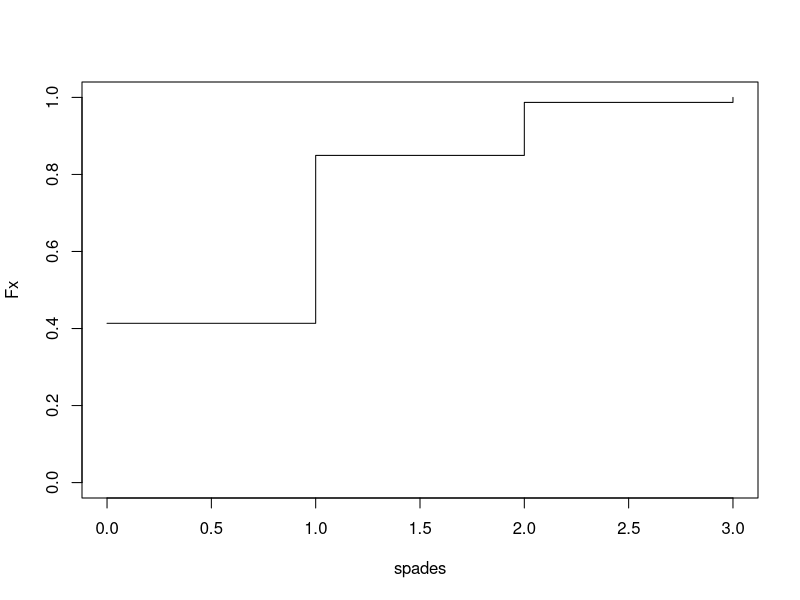
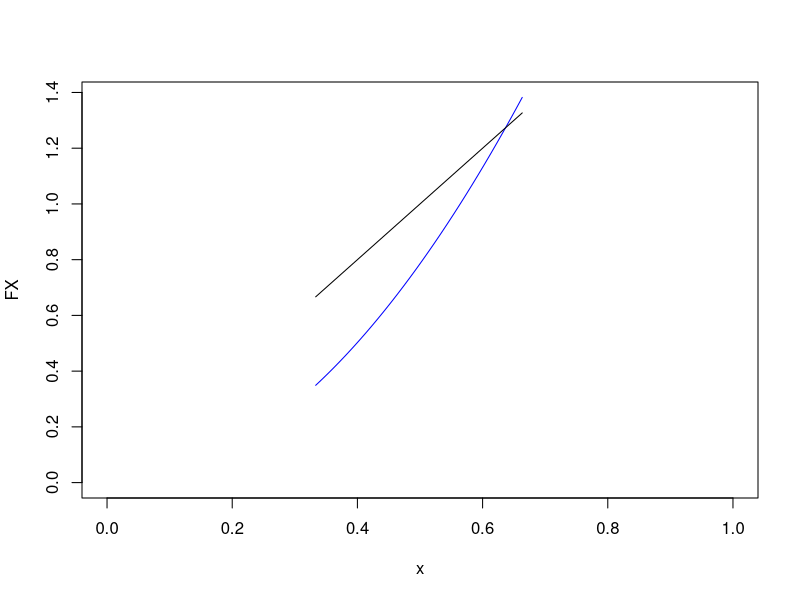
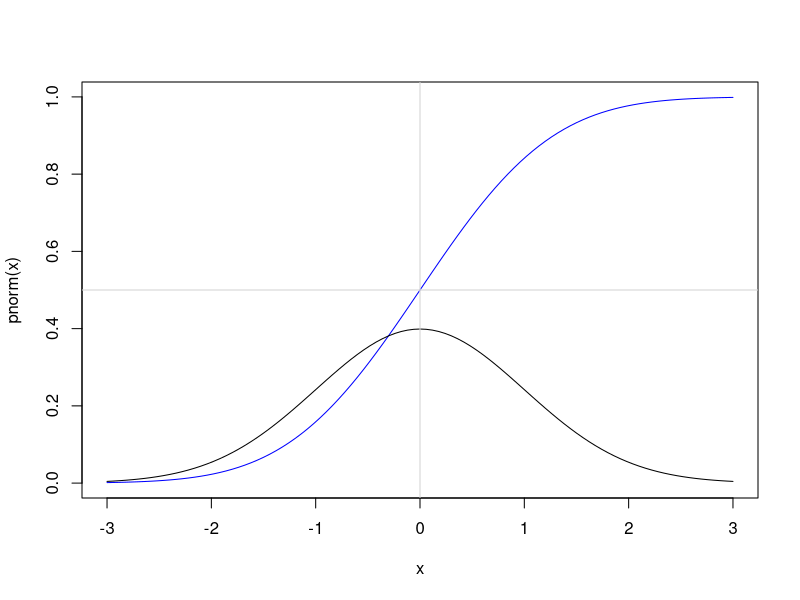
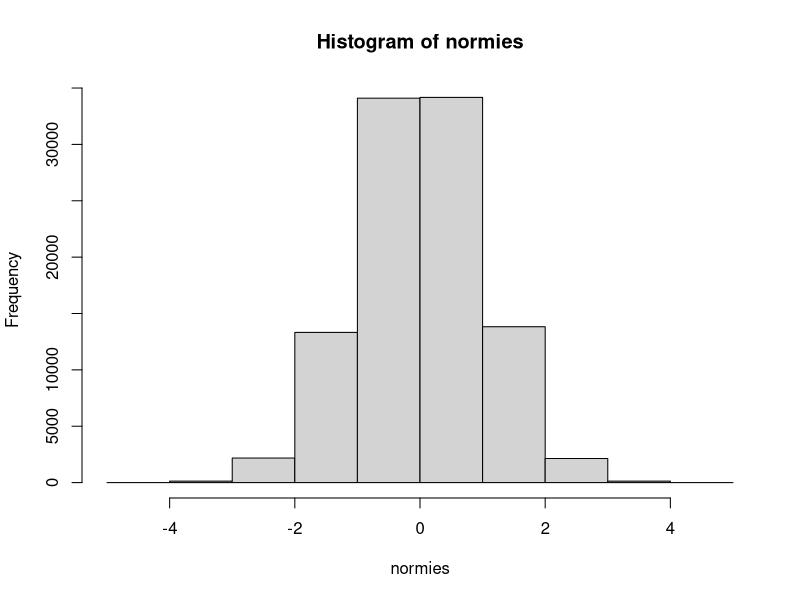
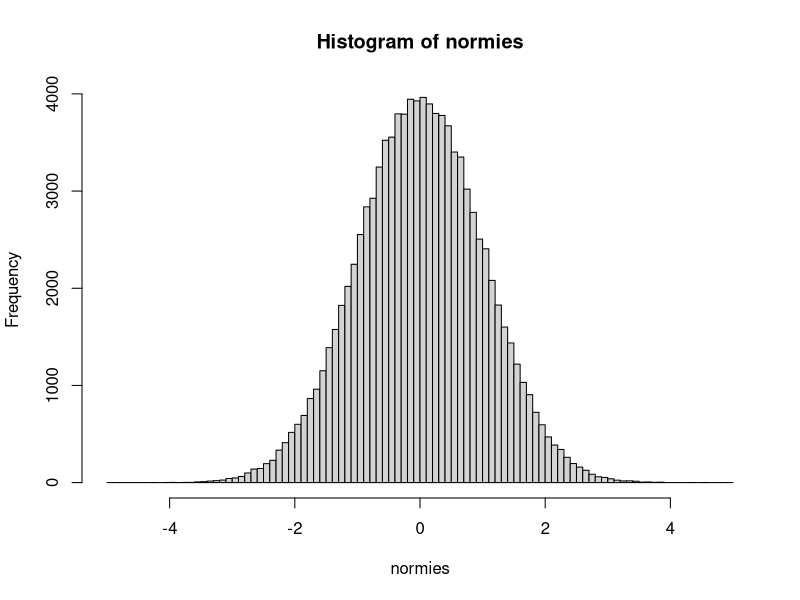
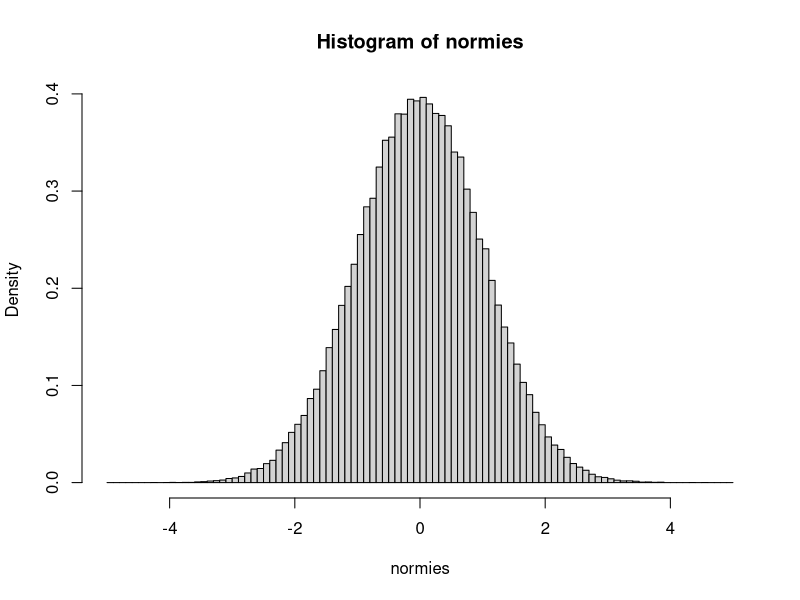
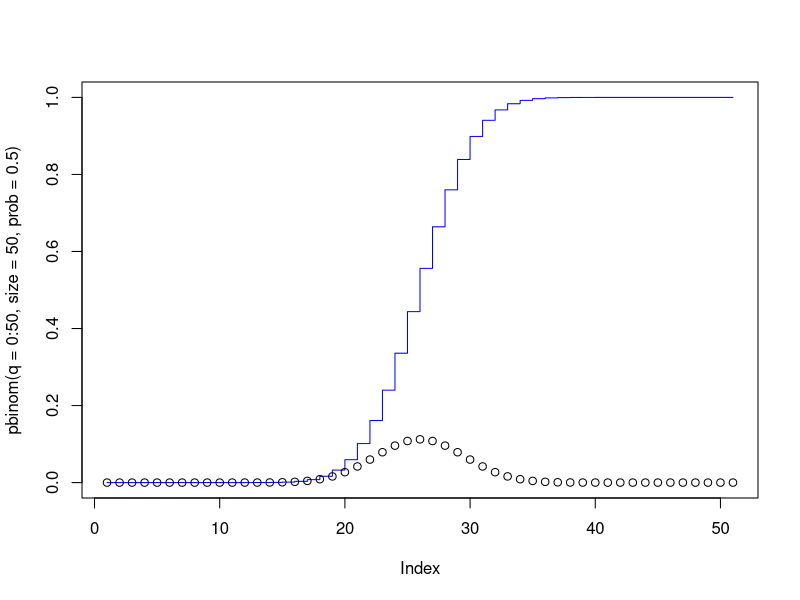
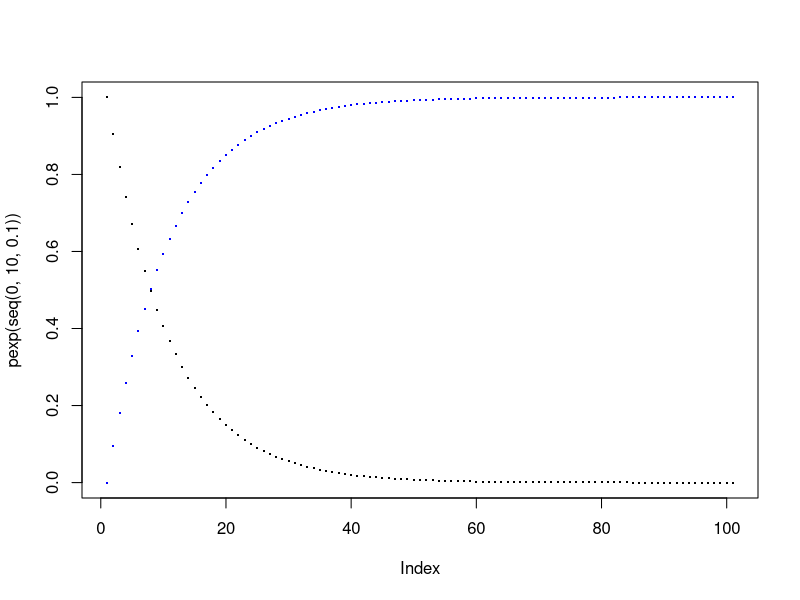

Source code (R) for these figures, in order:
## ---- chunk 1
knitr::opts_chunk$set(comment = NA)
## ---- chunk 2
spades <- 0:3
f <- ( (choose(13, spades) * choose(39, 3 - spades)) / choose(52,3) )
f
Fx <- cumsum(f)
Fx
plot(spades, Fx, type="s", ylim=c(0,1))
## ---- chunk 3
x <- seq(1/3, 2/3, .01)
# x <- c(.33, x, .67)
FX <- pi * x^2
fx <- 2 * x
plot(x, FX, xlim=c(0,1), ylim=c(0,FX[length(FX)]), col="blue", type="l")
lines(x, fx)
  
## ---- chunk 4
F <- expression(1-exp(-lambda*x))
f <- D(F, "x")
f
## ---- chunk 5
curve(pnorm, xlim=c(-3,3), col="blue") # Normal cumulative probability.
curve(dnorm, add=T)                    # Normal density
abline(h=.5, v=0, col="lightgray")
## ---- chunk 6
normies <- rnorm(100000)
# plot(cumsum(sort(normies)) / 100000)
hist(normies, freq=TRUE, breaks=seq(-5,5,1))
hist(normies, freq=TRUE, breaks=seq(-5,5,.1))
hist(normies, freq=FALSE, breaks=seq(-5,5,.1))
## ---- chunk 7
plot(pbinom(q=0:50, size=50, prob=0.5), type="s", col="blue")
points(dbinom(x=0:50, size=50, prob=0.5))
## ---- chunk 8
plot(pexp(seq(0,10,.1)), col="blue", pch=".", cex=2)
points(dexp(seq(0,10,.1)), pch=".", cex=2)
## ---- chunk 9
plot(pgeom(q=0:50, prob=.1), col="blue", ylim=c(0,1))
points(dgeom(x=0:50, prob=.1))
## ---- chunk 10
f1 <- c(.2, .3, .1, .4,  0)
f2 <- c(.5, .5,  0,  0,  0)
f3 <- c(.1, .1, .2, .2, .4)
df <- data.frame(f1, f2, f3)
df$mix <- .25 * f1 + .25 * f2 + .5 * f3
df
## ---- chunk 11
m <- matrix(c(.09, .07, .1, .01, .04, 0, .06, .08, .03, .07, .05, .09, .01, .02, .08, .05, .02, .03, .06, .04), nrow=4)
m
rowSums(m)
colSums(m)
sum(rowSums(m))
sum(colSums(m))
## ---- chunk 12
# Since R counts down the row first for elements of a matrix, transpose...
t(t(m) / rowSums(t(m)))
